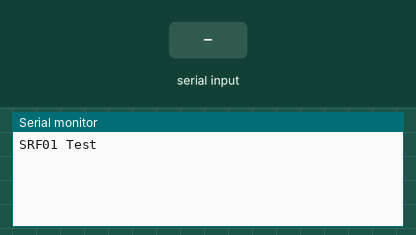
Recording of a sketch running on a simulated Arduino Uno, built with avr-gcc and run on an emulated ATmega328P. Shown: the last lines printed to the serial monitor. Inputs (shaded band) come from the test bench.

Above: at 1.0 s.
1.1 s: "1" received over the second serial link
At 1.7 s:
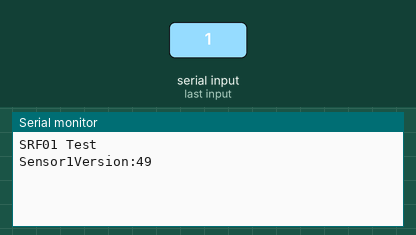
2.6 s: "0" received over the second serial link
At 3.5 s:
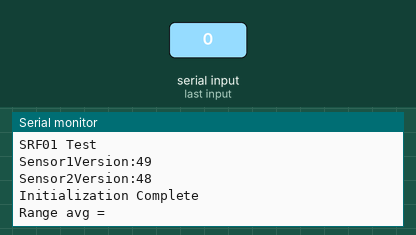

Measured:
- after the input at 1.1 s, the serial monitor: prints a new line at once (image 1)
- after the input at 2.6 s, the serial monitor: prints a new line at once (image 2)

The sketch:

SRF01_rangefinder_01.ino
```cpp
#include <SoftwareSerial.h>
#define txrxPin 10                                           // Defines Pin 10 to be used as both rx and tx for the SRF01
#define srfAddress1 0x01                                     // Address of the SFR01
#define srfAddress2 0x02                                     // Address of the SFR01
#define srfAddress3 0x03                                     // Address of the SFR01
#define ledONE 7
#define ledTWO 6
#define ledTHREE 5
#define getSoft 0x5D                                         // Byte to tell SRF01 we wish to read software version
#define getRange 0x54                                        // Byte used to get range from SRF01 in cm
#define getStatus 0x5F                                       // Byte used to get the status of the transducer

#define NumbSensors 2                                        // CHANGE AS NEEDED
#define NumbLED 2
int sensors[] = {srfAddress1,srfAddress2,srfAddress3};       // CHANGE AS NEEDED
int led[] = {ledONE, ledTWO, ledTHREE};

SoftwareSerial UltrasonicBus(txrxPin, txrxPin);              // Sets up the SoftwareSerial with Digital Pin 10 and sets the name to "UltrasonicBus"

void setup(){
  Serial.begin(19200);
  UltrasonicBus.begin(9600);
  delay(200);                                                // Waits some time to make sure that SRF01 is powered up

  Serial.println("SRF01 Test");
  for (int i=0; i < NumbSensors; i++) {
    SensVers(i);                                                // Gets sensor versions and initializes sensors
  }
  Serial.println("Initialization Complete");
  for (int i=0; i< NumbLED; i++){
    digitalWrite(led[i],LOW);
  }

}

void loop(){
  Serial.print("Range avg =   ");
  float range[NumbSensors];
  for (int sensNumb = 0; sensNumb < NumbSensors; sensNumb++) {
   //checkLock(sensors[sensNumb]);                                // Calls a function to check if the transducer is locked or unlocked
   int max = 1;                                                 // Setup so that you can averaqe readings
   int sum = 0;

   for (int count = 0; count < max; count++) {
    sum = sum + doRange(sensors[sensNumb]);                     // Calls a function to get range from SRF01 and sums the ranges up so that you can take an avg
   }

   range[sensNumb] = sum/max;
   Serial.print(range[sensNumb]);
   Serial.print("    ");

   if(range[sensNumb] >100 && range[sensNumb] <200){
    digitalWrite(led[sensNumb], HIGH);
   }
   else{
    digitalWrite(led[sensNumb], LOW);
   }

  }
  Serial.println("    ");                                        // Print range result to the screen
  //changeAdress(0x01, 0x03);                                  // Changes address of sensor from (first address) to (seccond address)
}

void SensVers(int i){
    SRF01_Cmd(sensors[i], getSoft);                          // Calls a function to get the SRF01 software version
    while (UltrasonicBus.available() < 1);                   // Waits to get good data
    int softVer = UltrasonicBus.read();                      // Read software version from SRF01
    Serial.print("Sensor"); Serial.print(sensors[i]);
    Serial.print("Version:");
    Serial.println(softVer);                                 // Prints the software version to LCD03
    delay(200);
}


void changeAdress(byte oldA, byte newA){                       // Changes address of sensor from (first address) to (seccond address)
  SRF01_Cmd(oldA,0xA0);                                        // Preset commands to change the address. see data sheet
  SRF01_Cmd(oldA,0xAA);
  SRF01_Cmd(oldA,0xA5);
  SRF01_Cmd(oldA,newA);
}


void SRF01_Cmd(byte Address, byte cmd){                      // Function to send commands to the SRF01
  pinMode(txrxPin, OUTPUT);                                  // Set pin to output and send break by sending pin low, waiting 2ms and sending it high again for 1ms
  digitalWrite(txrxPin, LOW);
  delay(2);
  digitalWrite(txrxPin, HIGH);
  delay(1);
  UltrasonicBus.write(Address);                              // Send the address of the SRF01
  UltrasonicBus.write(cmd);                                  // Send commnd byte to SRF01
  pinMode(txrxPin, INPUT);                                   // Make input ready for Rx
  int availableJunk = UltrasonicBus.available();             // Filter out the junk data
  for(int x = 0; x < availableJunk; x++){
    byte junk = UltrasonicBus.read();
  }
}


void checkLock(byte Address) {
  SRF01_Cmd(Address, getStatus);                             // Call to a function that checks if the trancducer is locked or unlocked
  byte statusByte = UltrasonicBus.read();                    // Reads the SRF01 status, The least significant bit tells us if it is locked or unlocked
  int status = statusByte & 0x01;                            // Get status of lease significan bit
  if(status == 0) {
    Serial.println("Unlocked");                              // Prints the word unlocked followd by a couple of spaces to make sure space after has nothing in
  }
   else {
    Serial.println("Locked   ");                             // Prints the word locked followd by a couple of spaces to make sure that the space after has nothing in
  }

}


int doRange(byte Address) {
  SRF01_Cmd(Address, getRange);                              // Calls a function to get range from SRF01
  while (UltrasonicBus.available() < 2);                     // Waits to get good data
  byte highByte = UltrasonicBus.read();                      // Get high byte
  byte lowByte = UltrasonicBus.read();                       // Get low byte
  int dist = ((highByte<<8)+lowByte);                        // Put them together
  return dist;
}
```
